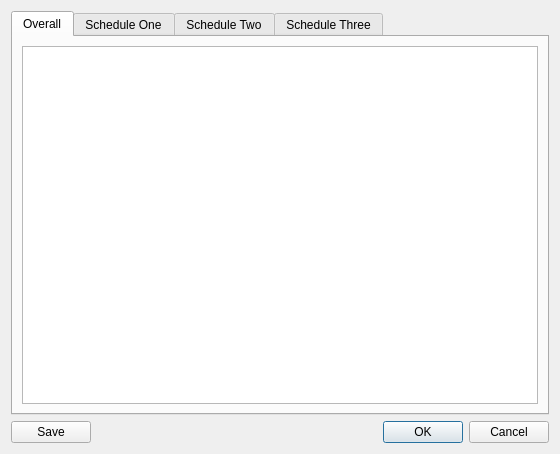
<?xml version="1.0" encoding="UTF-8"?>
<ui version="4.0">
 <class>DisplayTablesDialog</class>
 <widget class="QDialog" name="DisplayTablesDialog">
  <property name="geometry">
   <rect>
    <x>0</x>
    <y>0</y>
    <width>560</width>
    <height>454</height>
   </rect>
  </property>
  <property name="windowTitle">
   <string>Dialog</string>
  </property>
  <layout class="QVBoxLayout" name="verticalLayout">
   <item>
    <widget class="QTabWidget" name="tabWidget">
     <property name="currentIndex">
      <number>0</number>
     </property>
     <widget class="QWidget" name="tab">
      <attribute name="title">
       <string>Overall</string>
      </attribute>
      <layout class="QVBoxLayout" name="verticalLayout_2">
       <item>
        <widget class="QTableWidget" name="tableWidgetOverall"/>
       </item>
      </layout>
     </widget>
     <widget class="QWidget" name="tab_2">
      <attribute name="title">
       <string>Schedule One</string>
      </attribute>
      <layout class="QVBoxLayout" name="verticalLayout_3">
       <item>
        <widget class="QTableWidget" name="tableWidgetOne"/>
       </item>
      </layout>
     </widget>
     <widget class="QWidget" name="tab_3">
      <attribute name="title">
       <string>Schedule Two</string>
      </attribute>
      <layout class="QVBoxLayout" name="verticalLayout_4">
       <item>
        <widget class="QTableWidget" name="tableWidgetTwo"/>
       </item>
      </layout>
     </widget>
     <widget class="QWidget" name="tab_4">
      <attribute name="title">
       <string>Schedule Three</string>
      </attribute>
      <layout class="QVBoxLayout" name="verticalLayout_5">
       <item>
        <widget class="QTableWidget" name="tableWidgetThree"/>
       </item>
      </layout>
     </widget>
    </widget>
   </item>
   <item>
    <layout class="QHBoxLayout" name="horizontalLayout">
     <item>
      <widget class="QPushButton" name="pushButtonSave">
       <property name="text">
        <string>Save</string>
       </property>
      </widget>
     </item>
     <item>
      <spacer name="horizontalSpacer">
       <property name="orientation">
        <enum>Qt::Horizontal</enum>
       </property>
       <property name="sizeHint" stdset="0">
        <size>
         <width>40</width>
         <height>20</height>
        </size>
       </property>
      </spacer>
     </item>
     <item>
      <widget class="QDialogButtonBox" name="buttonBox">
       <property name="orientation">
        <enum>Qt::Horizontal</enum>
       </property>
       <property name="standardButtons">
        <set>QDialogButtonBox::Cancel|QDialogButtonBox::Ok</set>
       </property>
      </widget>
     </item>
    </layout>
   </item>
  </layout>
 </widget>
 <resources/>
 <connections>
  <connection>
   <sender>buttonBox</sender>
   <signal>accepted()</signal>
   <receiver>DisplayTablesDialog</receiver>
   <slot>accept()</slot>
   <hints>
    <hint type="sourcelabel">
     <x>248</x>
     <y>254</y>
    </hint>
    <hint type="destinationlabel">
     <x>157</x>
     <y>274</y>
    </hint>
   </hints>
  </connection>
  <connection>
   <sender>buttonBox</sender>
   <signal>rejected()</signal>
   <receiver>DisplayTablesDialog</receiver>
   <slot>reject()</slot>
   <hints>
    <hint type="sourcelabel">
     <x>316</x>
     <y>260</y>
    </hint>
    <hint type="destinationlabel">
     <x>286</x>
     <y>274</y>
    </hint>
   </hints>
  </connection>
 </connections>
</ui>
